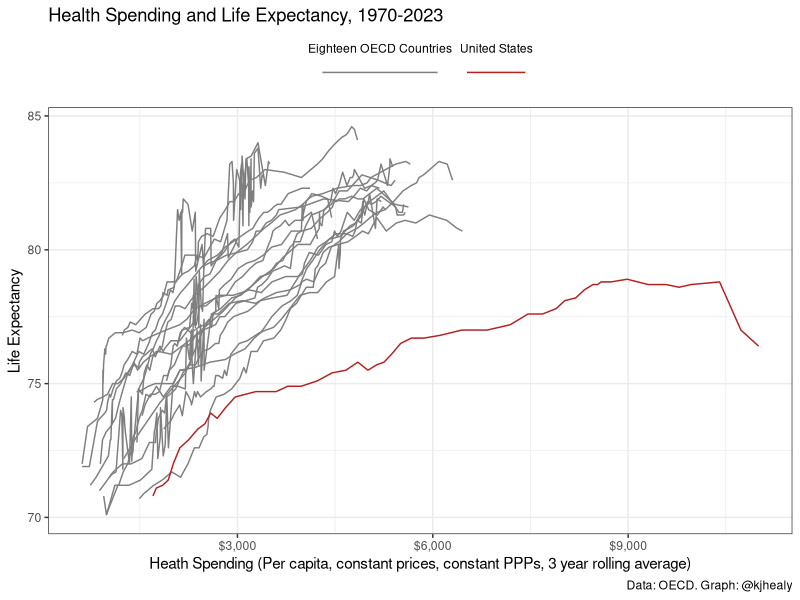

The R script that drew this image:
## ---- chunk 1
#| warning: false
#| message: false

library(tidyverse)
## ---- chunk 2
library(here)

my_colors <-  c("grey50", "firebrick")


## The data are generated by R/make_oecd_df.R
df <- read_csv(
  here("data", "oecd_health_lifexp.csv"),
  col_types = cols(
    country = col_character(),
    iso3 = col_character(),
    year = col_integer(),
    life_exp = col_double(),
    health_ppp = col_double()
  )
)
## ---- chunk 3
compare <- c("AUT", "AUS", "BEL", "CAN", "DEU", "DNK", "ESP", "FIN", "FRA",
             "GBR", "GRC", "IRL", "ITA", "JPN", "NLD", "NOR", "NZL",
             "SWE", "USA")

## ---- chunk 4
df_plot <- df |>
  filter(iso3 %in% compare, year > 1969) |>
  drop_na() |>
  arrange(country, year) |>
  group_by(country) |>
  mutate(
    us_flag = ifelse(iso3 == "USA", "United States", "Eighteen OECD Countries"),
    avg_spend = slider::slide_dbl(health_ppp, mean, .before = 1, .after = 1)
  )

df_plot  
## ---- chunk 5
#| label: fig-health
#| fig-cap: "The figure we were trying to draw"
#| fig-width: 8
#| fig-height: 8
 
df_plot |>
  ggplot(aes(
    x = avg_spend,
    y = life_exp,
    group = country,
    color = us_flag
  )) +
  geom_line() +
  scale_color_manual(values = my_colors) +
  scale_x_continuous(labels = scales::label_dollar()) +
  labs(
    color = NULL,
    title = "Health Spending and Life Expectancy, 1970-2023",
    x = "Heath Spending (Per capita, constant prices, constant PPPs, 3 year rolling average)",
    y = "Life Expectancy",
    caption = "Data: OECD. Graph: @kjhealy"
  ) +
  theme_bw() +
  guides(color = guide_legend(nrow = 1)) +
  theme(legend.position = "top", legend.text.position = "top")

## ---- chunk 6
#| label: tbl-countrymeans
#| tbl-cap: "Average Life Expectancy at Birth, in years, 1970-2023"

df_plot |>
  summarize(`Mean` = round(mean(life_exp), 1)) |>
  rename(Country = country) |>
  kableExtra::kable()
## ---- chunk 7
#| label: tbl-ppp-yrmeans
#| tbl-cap: "Range of Spending across countries in Constant PPP per capita, selected years 1970-2023, rounded to the nearest dollar."

df_plot |>
  group_by(year) |>
  summarize(across(
    health_ppp,
    list(
      Min = \(x) min(x),
      Mean = \(x) mean(x),
      Median = \(x) median(x),
      Max = \(x) max(x)
    ),
    .names = "{fn}"
  )) |>
  mutate(across(
    starts_with("M"),
    \(x) scales::label_currency(accuracy = 1, prefix = "")(x)
  )) |>
  filter(year %in% c(seq(1970, 2023, 5), 2023)) |>
  rename(Year = year) |>
  kableExtra::kable()
